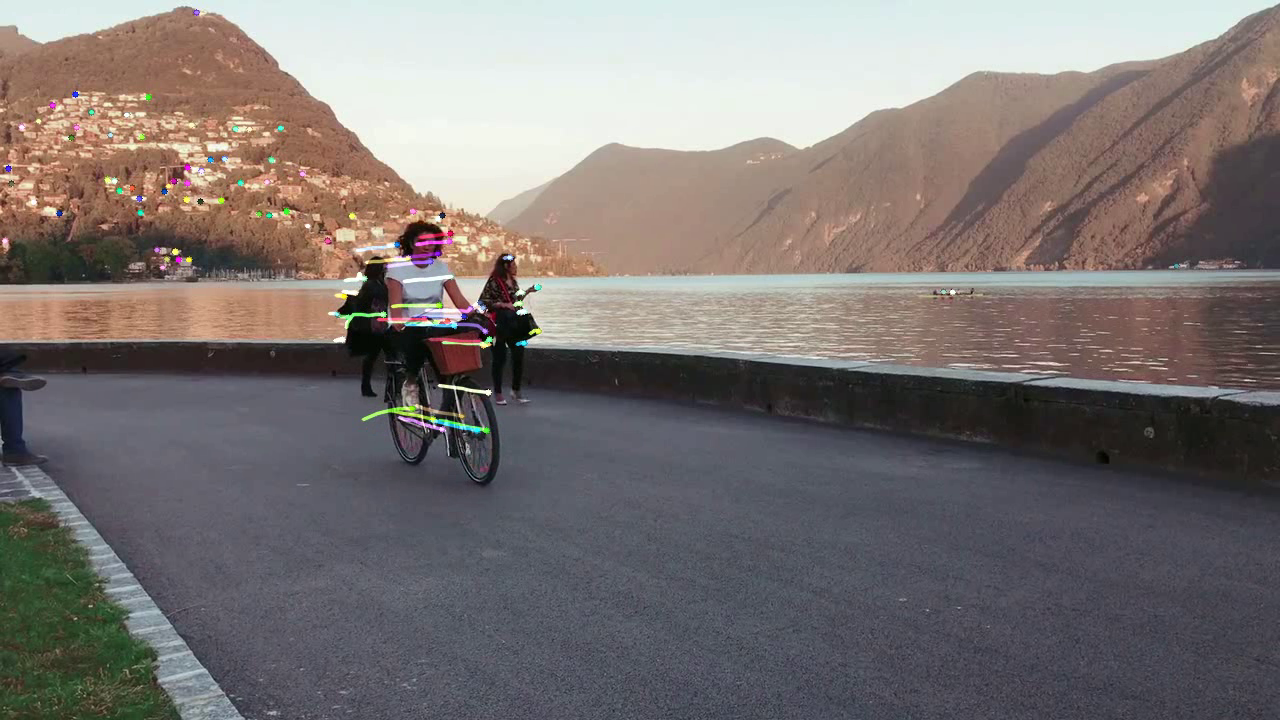
#> input picture frame 5 of Week 9/sparse_output.mp4, 1280 x 720 px, given in place of cycle.mp4, which was not available
$ jupyter execute scrapy.ipynb   (shell and % lines are left out)   (text cells are left out)
#> lines starting #> are read from the running program, lines starting #| are printed output that depends on the picture; after the words box and inside, x2 and y2 are one past the last pixel; in counts of white or black regions, pixels touching at a corner belong together; pictures that were not available may be replaced by others from this repository, and a replacement may not be noted
[cell 1]
import numpy as np
import cv2
import matplotlib.pyplot as plt

[cell 2]
cap = cv2.VideoCapture("data/videos/cycle.mp4")

[cell 3]
width = int(cap.get(cv2.CAP_PROP_FRAME_WIDTH))
height = int(cap.get(cv2.CAP_PROP_FRAME_HEIGHT))
out = cv2.VideoWriter('sparse_output.mp4', cv2.VideoWriter_fourcc(*'MP4V'), 20, (width, height))

[cell 4]
# params for ShiTomasi corner detection
numCorners = 100
feature_params = dict(maxCorners = numCorners, qualityLevel = 0.3, minDistance = 7, blockSize = 7)

[cell 5]
# Parameters for lucas kanade optical flow
lk_params = dict(winSize = (15, 15), maxLevel = 2,
                 criteria = (cv2.TERM_CRITERIA_EPS | cv2.TERM_CRITERIA_COUNT, 10, 0.03))

[cell 6]
color = np.random.randint(0, 255, (numCorners, 3))

ret, old_frame = cap.read()
#> old_frame is the input picture: shape (720, 1280, 3); mean B, G, R 113.9, 115.5, 122.5
old_gray = cv2.cvtColor(old_frame, cv2.COLOR_BGR2GRAY)
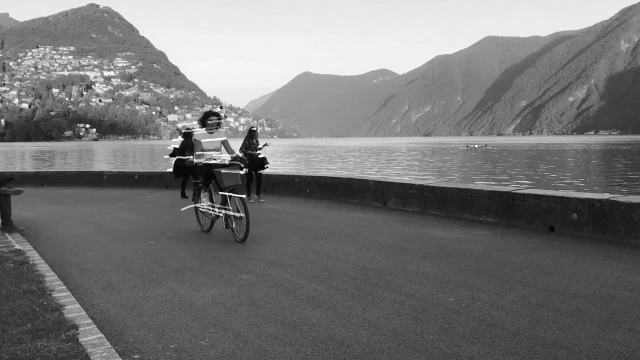
#> old_gray: shape (720, 1280) (shown at 1/2 size); min 0, max 255, mean 117.4
old_points = cv2.goodFeaturesToTrack(old_gray, mask=None, **feature_params)
#> old_points = 76 rows, first 8: [457, 392], [518, 312], [385, 314], [442, 215], [175, 251], [348, 297], [343, 340], [492, 339]

mask = np.zeros_like(old_frame)
count = 0

while(1):
    ret, frame = cap.read()
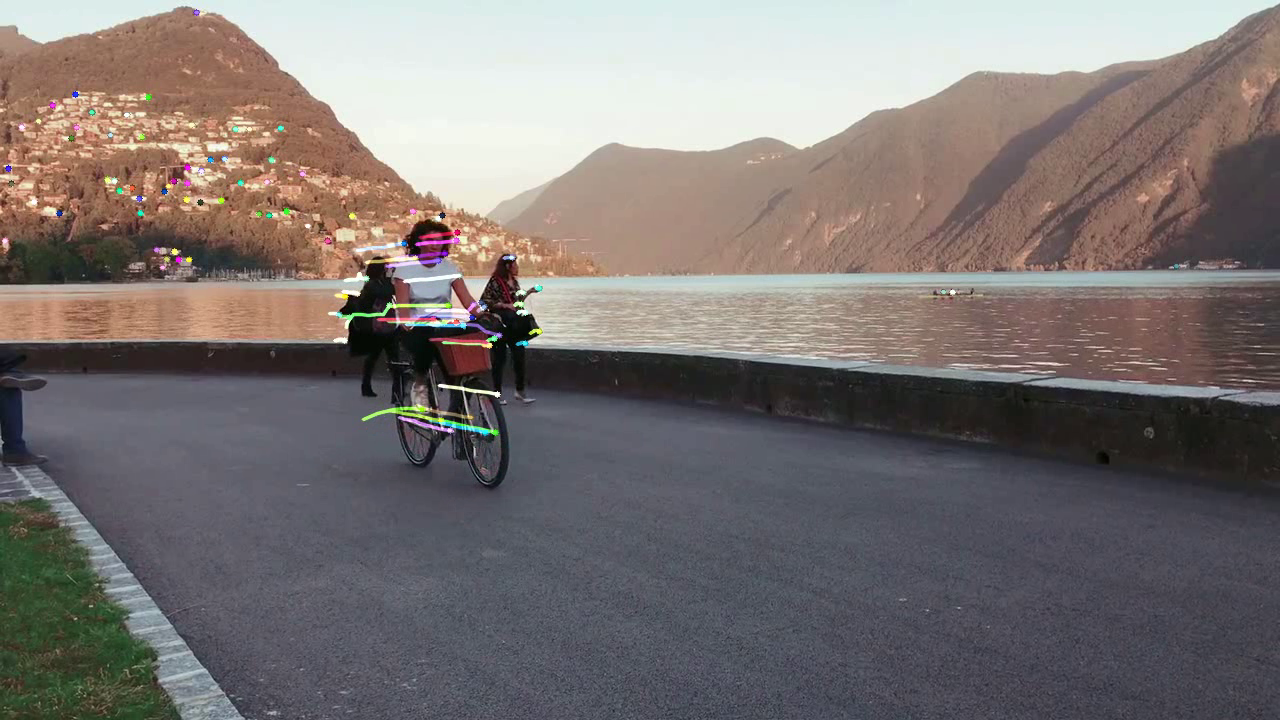
#> input picture frame 6 of Week 9/sparse_output.mp4, 1280 x 720 px, given in place of cycle.mp4, which was not available
#> frame is the input picture: shape (720, 1280, 3); mean B, G, R 114.1, 115.6, 122.6
    frame_gray = cv2.cvtColor(frame, cv2.COLOR_BGR2GRAY)
    count += 1

    # calculate new optical flow
    new_points, status, err = cv2.calcOpticalFlowPyrLK(old_gray, frame_gray, old_points, None, **lk_params)
#> new_points = 76 rows, first 8: [465.5, 393.6], [518.4, 312.3], [382.4, 314.2], [442, 214.9], [174.5, 251], [349.1, 297.3], [344.8, 340.4], [493.9, 338.2]; status = 76 values from 1 to 1; err = 76 values, max 53.04 at index 54, min 0.0836 at index 23, mean 14.3

    # Select good points
    good_new = new_points[status == 1]
#> good_new = 76 pairs, first value 5 to 952, second value 12 to 431.5
    good_old = old_points[status == 1]
#> good_old = 76 pairs, first value 5 to 952, second value 12 to 430

    # draw the tracks
    for i, (new, old) in enumerate(zip(good_new, good_old)):
        a, b = new.ravel()
        c, d = old.ravel()
        cv2.line(img = mask, pt1 = (int(a), int(b)), pt2 = (int(c), int(d)), color=color[i].tolist(), thickness=2, lineType=cv2.LINE_AA)
        cv2.circle(frame, (int(a), int(b)), 3, color[i].tolist(), -1)
#> this loop made 76 passes
#> (a, b, c, d) on passes 1 to 8: (465.5, 393.6, 457, 392), (518.4, 312.3, 518, 312), (382.4, 314.2, 385, 314), (442, 214.9, 442, 215), (174.5, 251, 175, 251), (349.1, 297.3, 348, 297), (344.8, 340.4, 343, 340), (493.9, 338.2, 492, 339)
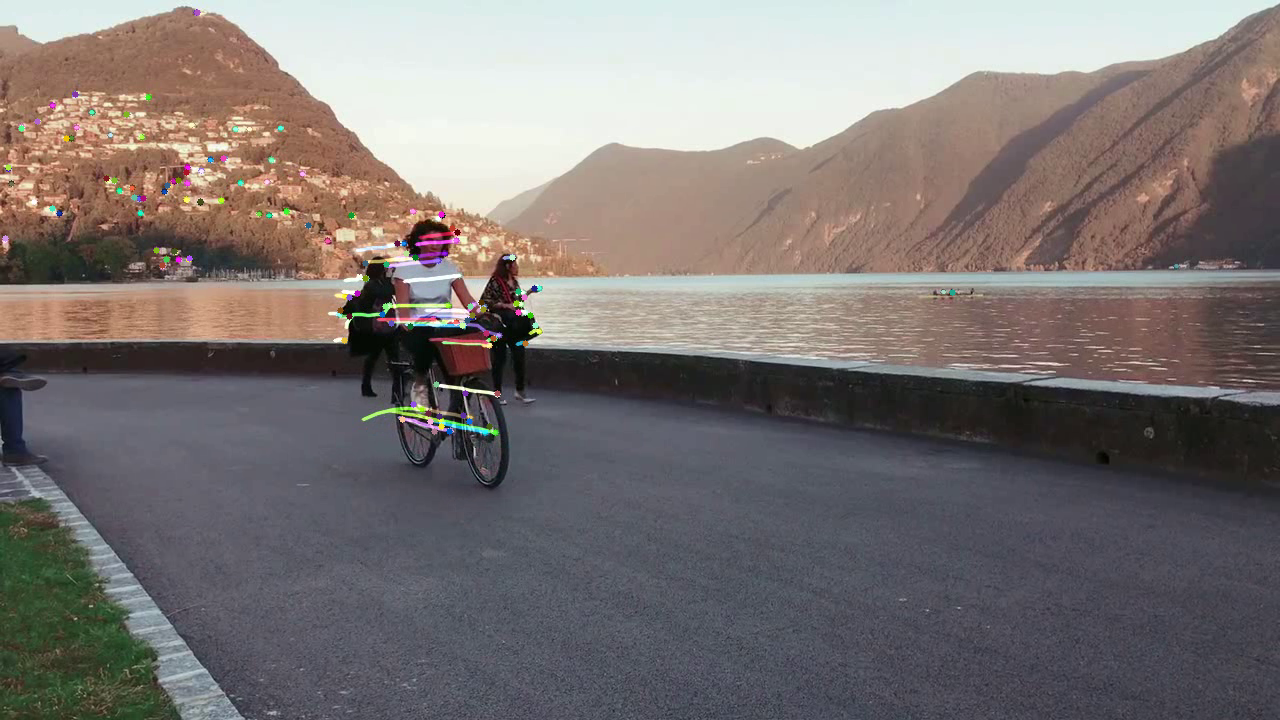
#> frame: shape (720, 1280, 3); 0.24% of pixels changed, all inside (x1, y1, x2, y2) = (2, 9, 956, 435)
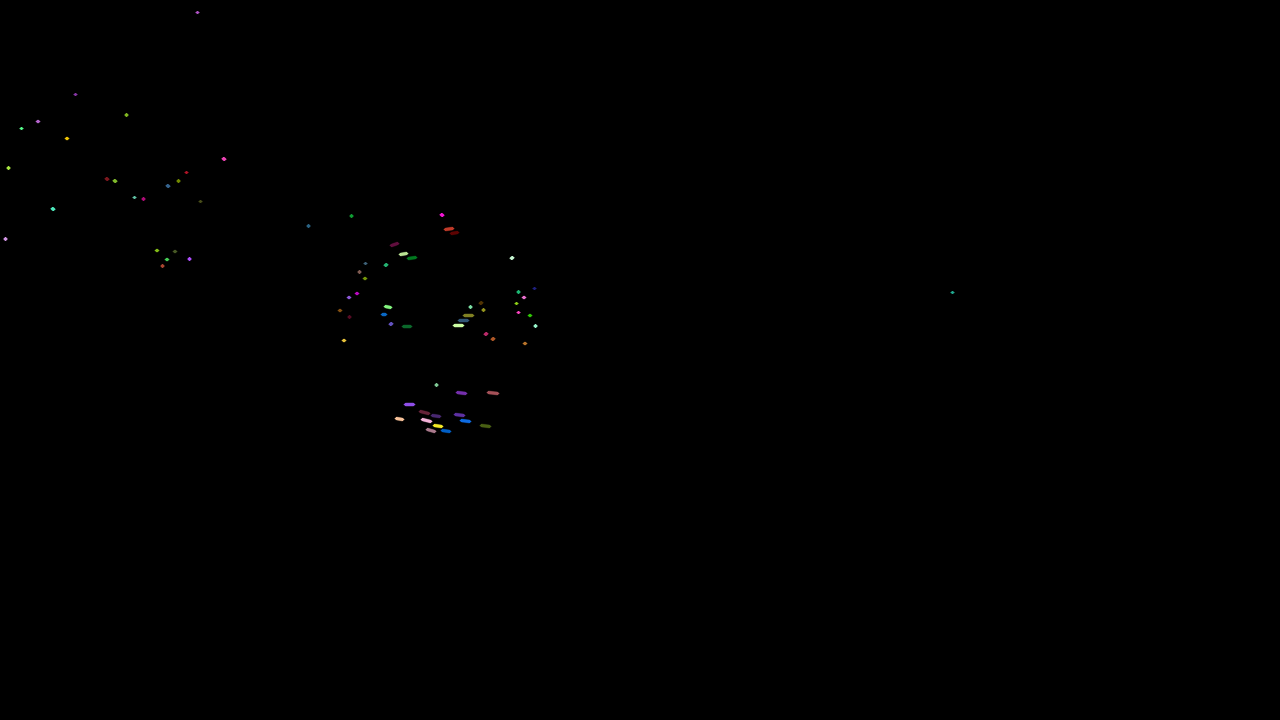
#> mask: shape (720, 1280, 3); mean B, G, R 0.2, 0.2, 0.2

    # display every 5th frame
    display_frame = cv2.add(frame, mask)
    out.write(display_frame)
    if count%5 == 0:
        plt.imshow(display_frame[...,::-1])
        plt.show()
    if count > 50:
        break

    # update previous frame and previous points
    old_gray = frame_gray.copy()
    old_points = good_new.reshape(-1, 1, 2)
#> old_points has the same summary as new_points

$ run again, starting later in the video
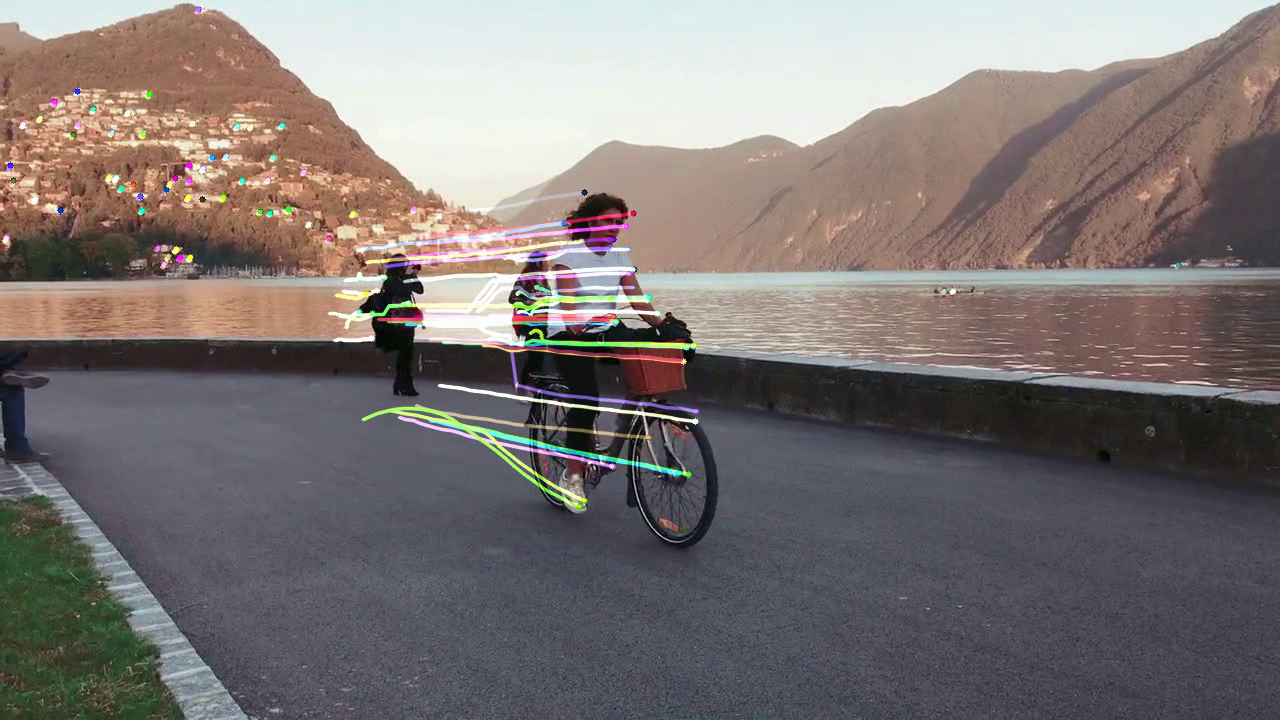
#> input picture frame 22 of Week 9/sparse_output.mp4, 1280 x 720 px, given in place of cycle.mp4, which was not available
#> old_frame is the input picture: shape (720, 1280, 3); mean B, G, R 115.4, 116.8, 124.2
#> `old_points = cv2.goodFeaturesToTrack(old_gray, mask=None, **feature_pa..`: old_points = 96 rows, first 8: [684, 361], [592, 466], [202, 199], [647, 418], [372, 338], [633, 463], [516, 311], [511, 301]
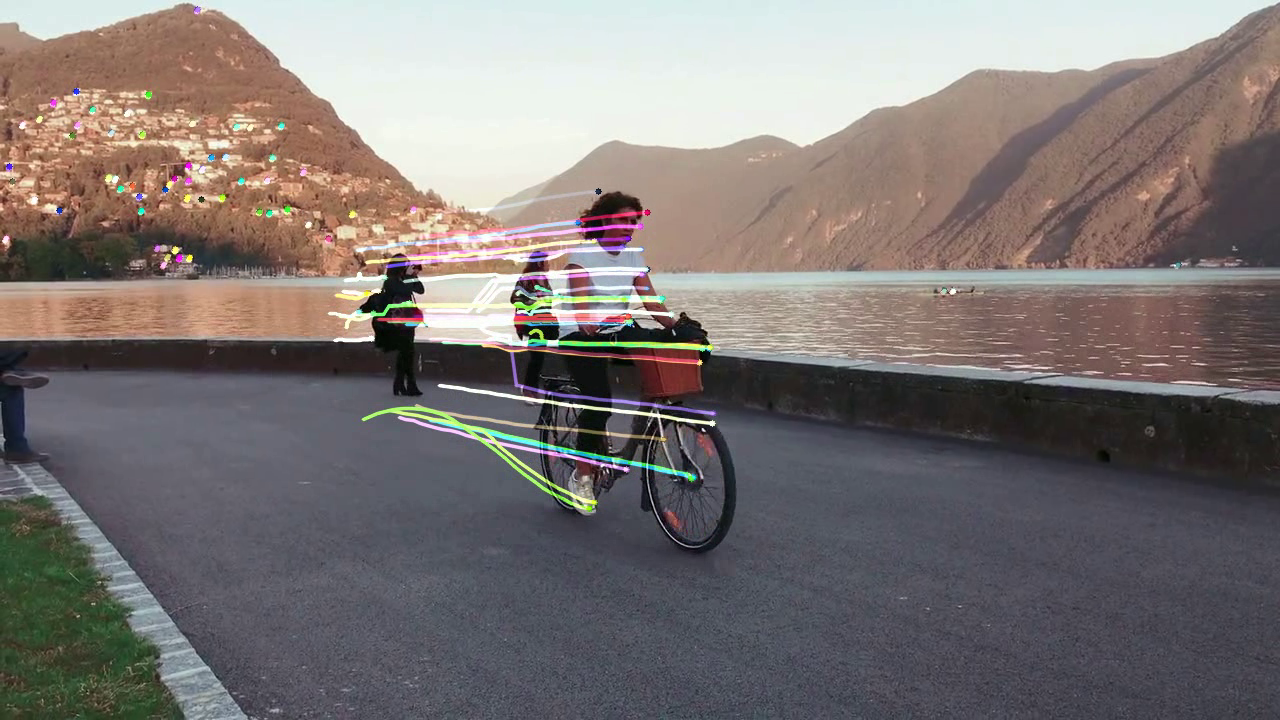
#> input picture frame 23 of Week 9/sparse_output.mp4, 1280 x 720 px, given in place of cycle.mp4, which was not available
#> frame is the input picture: shape (720, 1280, 3); mean B, G, R 115.2, 116.8, 124
#> new_points = 96 rows, first 8: [700, 362], [604.9, 468.9], [201, 199], [662.1, 420.1], [371.8, 338], [647.2, 465.6], [517.3, 311], [512.4, 300.9]; status = 96 values from 1 to 1; err = 96 values, max 51.7 at index 14, min 0.00306 at index 86, mean 10.45
#> good_new = 96 pairs, first value 3.84 to 952, second value 8.99 to 504.3
#> good_old = 96 pairs, first value 4 to 952, second value 9 to 502
#> the loop `for i, (new, old) in enumerate(zip(good_new, good_old)):` made 96 passes
#> (a, b, c, d) on passes 1 to 8: (700, 362, 684, 361), (604.9, 468.9, 592, 466), (201, 199, 202, 199), (662.1, 420.1, 647, 418), (371.8, 338, 372, 338), (647.2, 465.6, 633, 463), (517.3, 311, 516, 311), (512.4, 300.9, 511, 301)
#> after the loop `for i, (new, old) in enumerate(zip(good_new, good_old)):`:
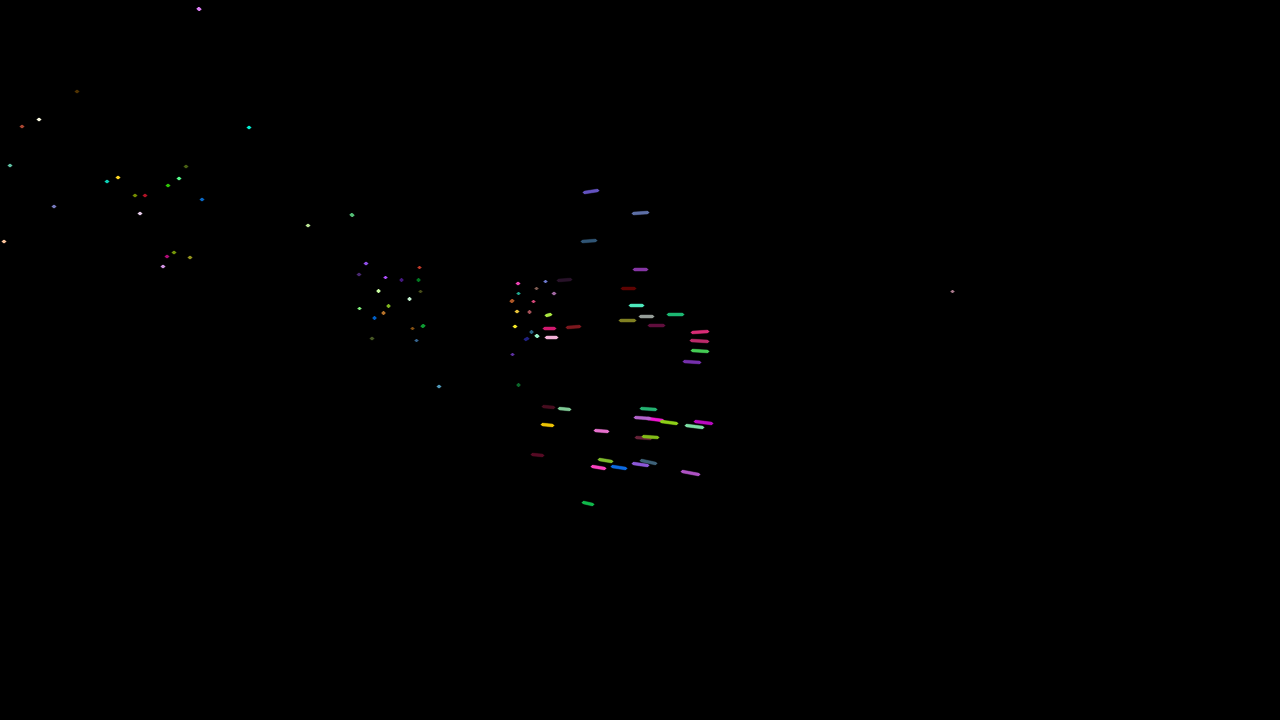
#> mask: shape (720, 1280, 3); mean B, G, R 0.3, 0.3, 0.3
#> `old_points = good_new.reshape(-1, 1, 2)`: old_points has the same summary as new_points

$ run again, starting later in the video
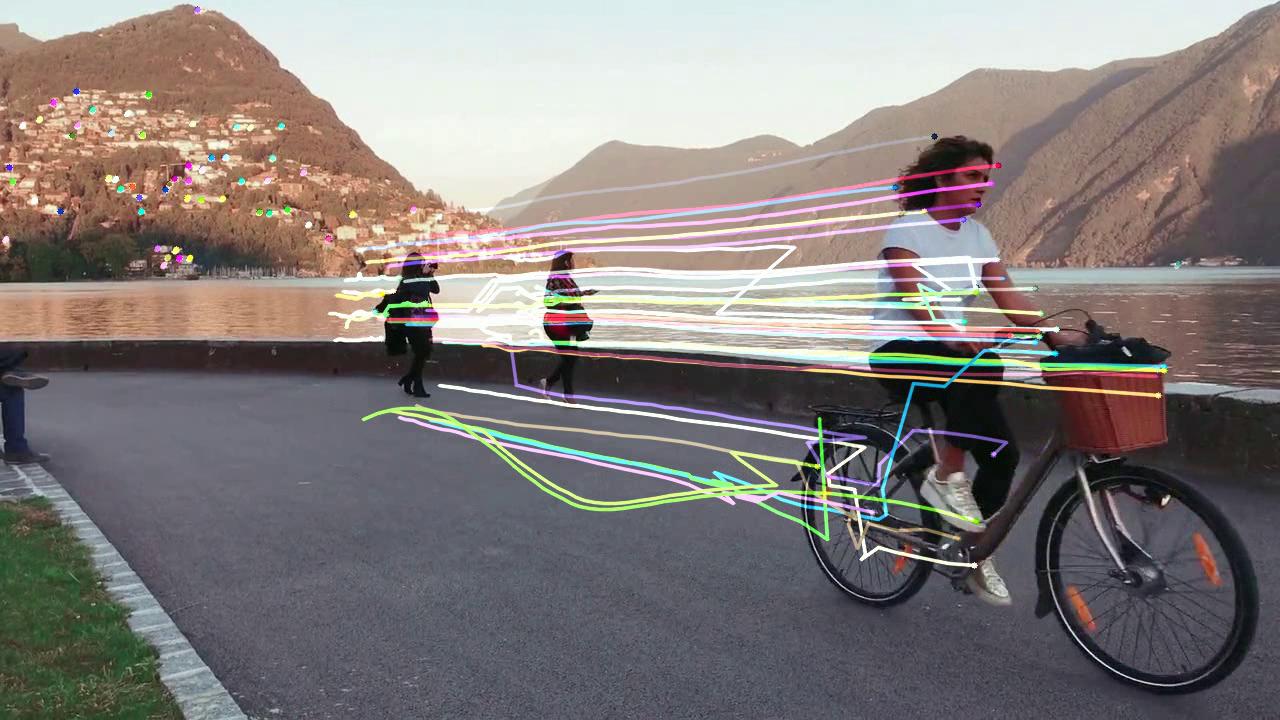
#> input picture frame 40 of Week 9/sparse_output.mp4, 1280 x 720 px, given in place of cycle.mp4, which was not available
#> old_frame is the input picture: shape (720, 1280, 3); mean B, G, R 123, 125, 131.6
#> `old_points = cv2.goodFeaturesToTrack(old_gray, mask=None, **feature_pa..`: old_points = 100 rows, first 8: [804, 499], [974, 565], [436, 291], [190, 257], [382, 339], [818, 470], [173, 251], [804, 491]
#> new_points = 100 rows, first 8: [807.3, 499.6], [997.9, 571.6], [436.9, 291], [190.1, 257], [382.9, 338.6], [817.7, 469.8], [173, 251.1], [804.8, 490.9]; status = 100 values from 1 to 1; err = 100 values, max 63.98 at index 37, min 1.18 at index 44, mean 23.1
#> good_new = 100 pairs, first value 6.1 to 1207.7, second value 91.67 to 571.6
#> good_old = 100 pairs, first value 6 to 1167, second value 92 to 565
#> the loop `for i, (new, old) in enumerate(zip(good_new, good_old)):` made 100 passes
#> (a, b, c, d) on passes 1 to 8: (807.3, 499.6, 804, 499), (997.9, 571.6, 974, 565), (436.9, 291, 436, 291), (190.1, 257, 190, 257), (382.9, 338.6, 382, 339), (817.7, 469.8, 818, 470), (173, 251.1, 173, 251), (804.8, 490.9, 804, 491)
#> `old_points = good_new.reshape(-1, 1, 2)`: old_points has the same summary as new_points
#> n_frames = 51
#> w = 1280
#> h = 720
#> fps = 20
#> `n_frames, w, h, fps`: Out = (51, 1280, 720, 20)
#> the loop `for i in range(n_frames-2):` made 11 passes
#> (printed output is left out)
#> after the loop `for i in range(n_frames-2):`: transforms = 50 rows, first 8: [0.292, -0.0186, 6.93e-06], [0.0424, -0.228, 9.78e-05], [-0.0446, -0.117, -7.51e-05], [0.0937, 0.12, -8.45e-05], [0.141, 0.169, -0.000171], [0.0676, 0.172, -0.00012], [-0.00164, 0.128, -0.000151], [-0.0859, 0.208, -0.000194]
#> trajectory = 50 rows, first 8: [0.292, -0.0186, 6.93e-06], [0.335, -0.247, 0.000105], [0.29, -0.363, 2.96e-05], [0.384, -0.243, -5.49e-05], [0.524, -0.0743, -0.000226], [0.592, 0.0976, -0.000347], [0.59, 0.225, -0.000497], [0.505, 0.434, -0.000692]
#> in smooth, `smoothed_trajectory = np.copy(trajectory)`: smoothed_trajectory has the same summary as trajectory outside smooth
#> after the loop in smooth, `for i in range(3):`: smoothed_trajectory = 50 rows, first 8: [0.417, 0.308, -0.000405], [0.418, 0.311, -0.00041], [0.419, 0.315, -0.000414], [0.42, 0.318, -0.000418], [0.422, 0.322, -0.000423], [0.423, 0.325, -0.000427], [0.424, 0.329, -0.000431], [0.425, 0.332, -0.000436]
#> difference = 50 rows, first 8: [0.124, 0.326, -0.000412], [0.0832, 0.558, -0.000514], [0.129, 0.678, -0.000444], [0.0367, 0.561, -0.000363], [-0.103, 0.396, -0.000196], [-0.169, 0.228, -8.04e-05], [-0.166, 0.103, 6.59e-05], [-0.0791, -0.101, 0.000256]
#> transforms_smooth = 50 rows, first 8: [0.417, 0.308, -0.000405], [0.126, 0.33, -0.000417], [0.0845, 0.561, -0.000519], [0.13, 0.682, -0.000448], [0.038, 0.565, -0.000368], [-0.102, 0.4, -0.000201], [-0.168, 0.231, -8.47e-05], [-0.165, 0.107, 6.16e-05]
#> `cap.set(cv2.CAP_PROP_POS_FRAMES, 0)`: Out = True
